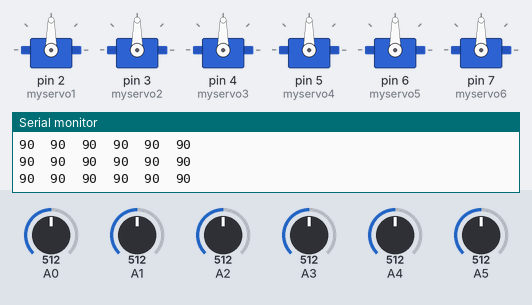
Bench run of a sketch on a simulated Arduino Uno, built with avr-gcc and run on an emulated ATmega328P. Parts: 6 × servo, the last lines printed to the serial monitor. Inputs (shaded band) come from the test bench; at power-on: A3 = 512, A4 = 512, A5 = 512, A0 = 512, A1 = 512, A2 = 512.

Above: at 1.2 s.
1.3 s: A3 set to 550
At 2.5 s:
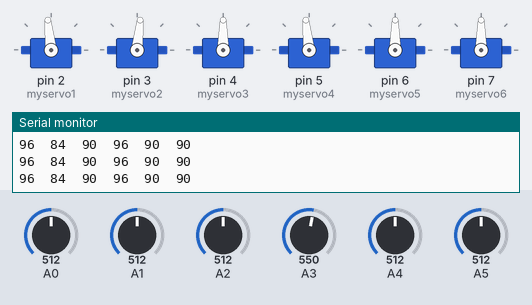
2.8 s: A3 set to 583
At 3.7 s:
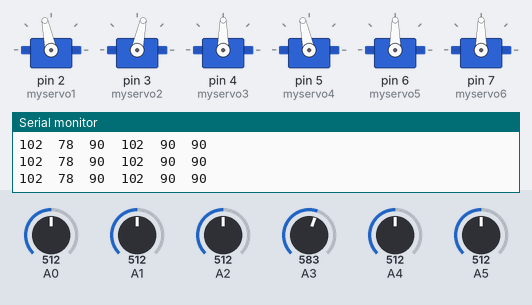
4.3 s: A4 set to 716
At 4.9 s:
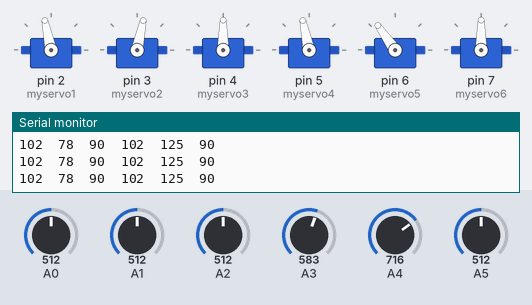
5.9 s: A5 set to 716
At 6.2 s:
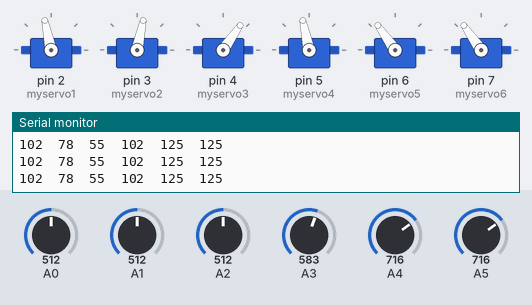
7.4 s: A4 set to 992
At 8.6 s:
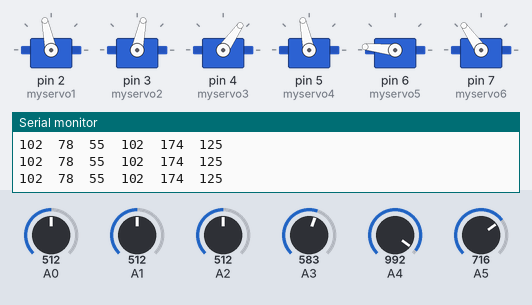
8.9 s: A5 set to 992
At 9.8 s:
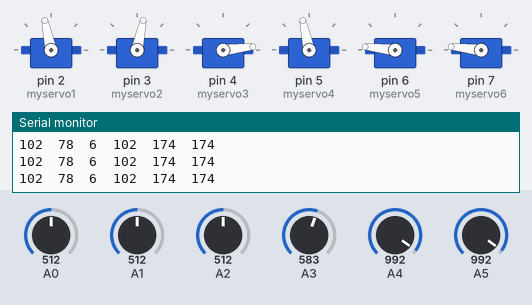
Timing chart, 0 to 11.4 s (numbered marks = the images above; inputs shaded):
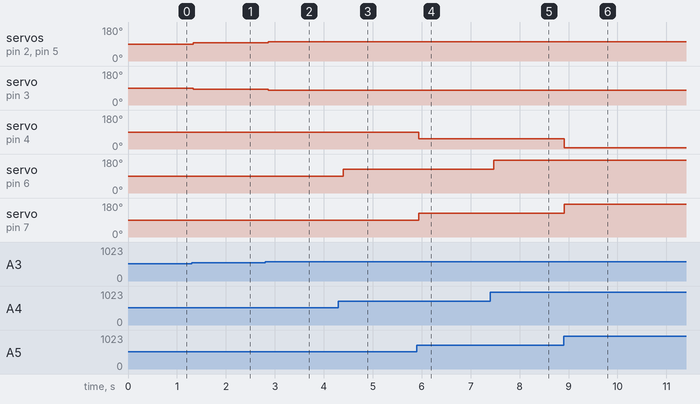

Measured:
- after the input at 1.3 s, servo on pin 2 (myservo1), servo on pin 5 (myservo4): 90° → 96° at once; servo on pin 3 (myservo2): 90° → 84° at once
- after the input at 2.8 s, servo on pin 2 (myservo1), servo on pin 5 (myservo4): 96° → 102° after 0.07 s; servo on pin 3 (myservo2): 84° → 78° after 0.07 s
- after the input at 4.3 s, servo on pin 6 (myservo5): 90° → 125° after 0.10 s
- after the input at 5.9 s, servo on pin 4 (myservo3): 90° → 55° at once; servo on pin 7 (myservo6): 90° → 125° at once
- after the input at 7.4 s, servo on pin 6 (myservo5): 125° → 174° after 0.08 s
- after the input at 8.9 s, servo on pin 4 (myservo3): 55° → 6° at once; servo on pin 7 (myservo6): 125° → 174° at once

The sketch:

davisbrazos2.ino
```cpp
/*
 Controlling a servo position using a potentiometer (variable resistor)
 by Michal Rinott <http://people.interaction-ivrea.it/m.rinott>

 modified on 8 Nov 2013
 by Scott Fitzgerald
 http://www.arduino.cc/en/Tutorial/Knob
*/

#include <Servo.h>

Servo myservo1;
Servo myservo2;
Servo myservo3;
Servo myservo4;
Servo myservo5;
Servo myservo6;

int val1;
int val2;
int val3;
int val4;
int val5;
int val6;

int valx1;
int valx2;
int valx3;
int valx4;
int valx5;
int valx6;

void setup() {

  Serial.begin(115200);
  myservo1.attach(2);
  myservo2.attach(3);
  myservo3.attach(4);
  myservo4.attach(5);
  myservo5.attach(6);
  myservo6.attach(7);

}

void loop() {


  val1 = analogRead(A0);
  val2 = analogRead(A1);
  val3 = analogRead(A2);
  val4 = analogRead(A3);
  val5 = analogRead(A4);
  val6 = analogRead(A5);

  valx1 = map(val4, 0, 1023, 0, 180);
  valx2 = map(val4, 0, 1023, 180, 0);
  valx3 = map(val6, 0, 1023, 180, 0);
  valx4 = map(val4, 0, 1023, 0, 180);
  valx5 = map(val5, 0, 1023, 0, 180);
  valx6 = map(val6, 0, 1023, 0, 180);

  Serial.print(valx1);
  Serial.print("  ");
  Serial.print(valx2);
  Serial.print("  ");
  Serial.print(valx3);
  Serial.print("  ");
  Serial.print(valx4);
  Serial.print("  ");
  Serial.print(valx5);
  Serial.print("  ");
  Serial.print(valx6);
  Serial.println("  ");

  myservo1.write(valx1);
  myservo2.write(valx2);
  myservo3.write(valx3);
  myservo4.write(valx4);
  myservo5.write(valx5);
  myservo6.write(valx6);

  delay(100);
}
```
